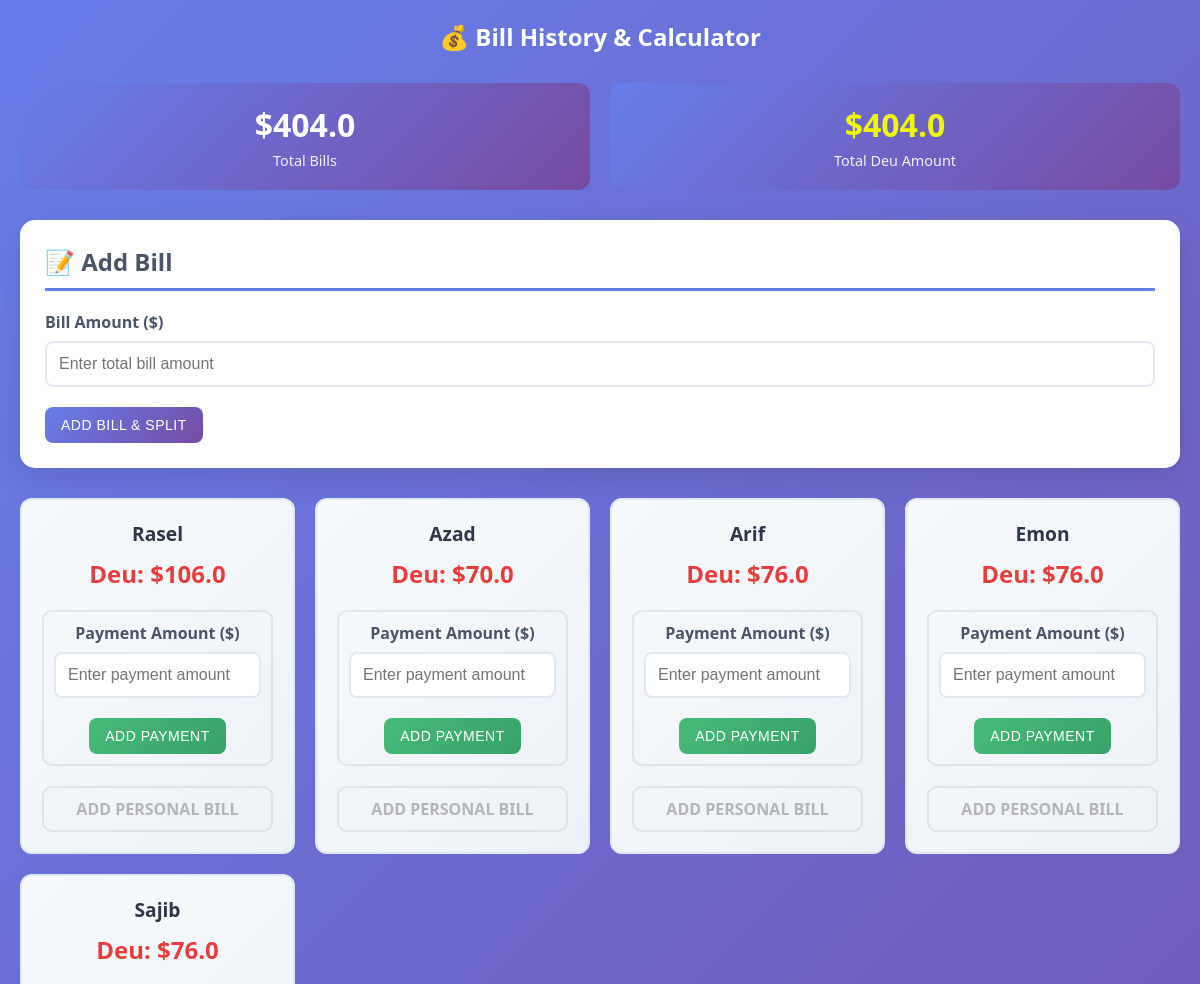
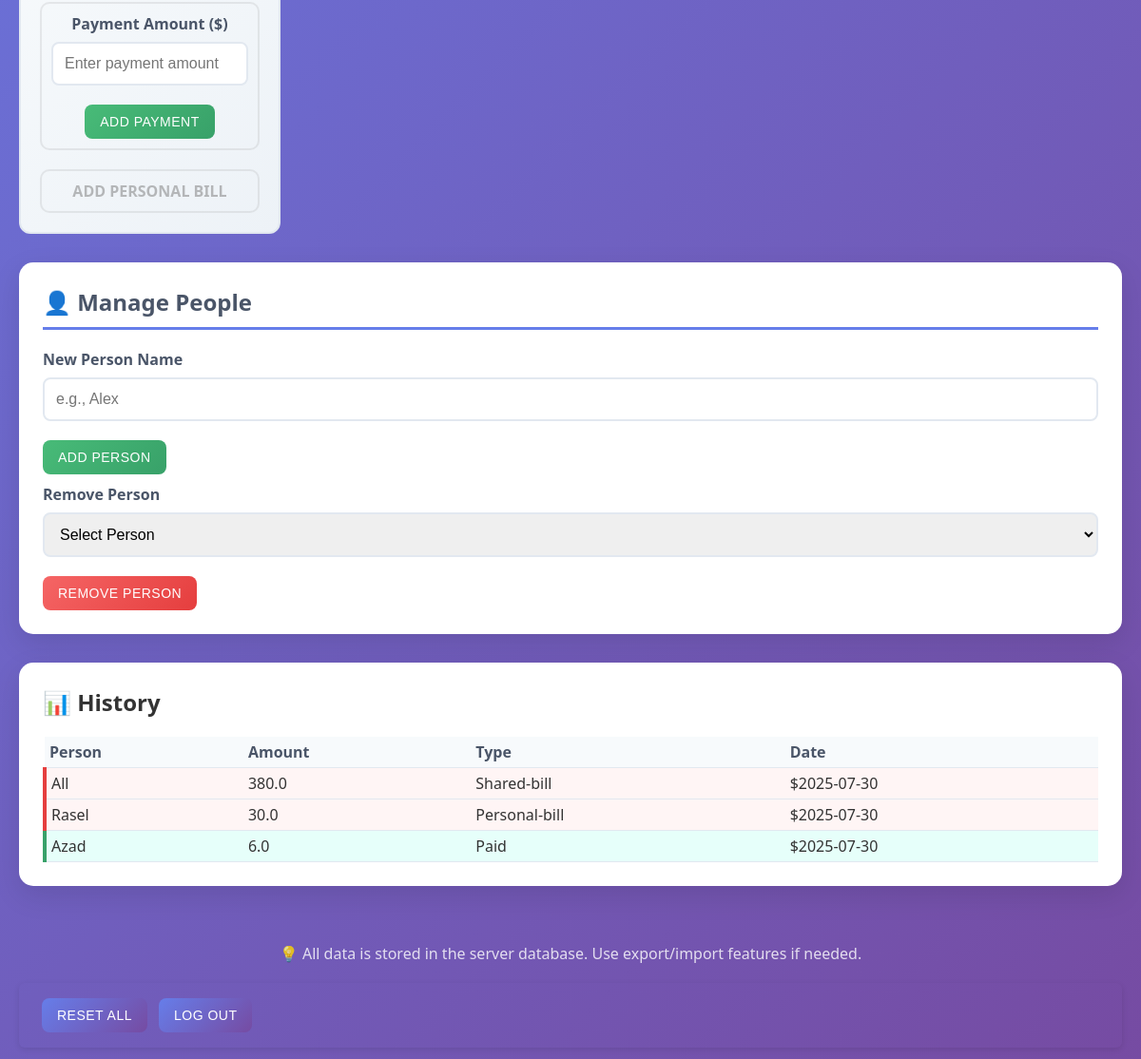
The page / (signed in) on the database as committed earlier (2 pictures, top to bottom).
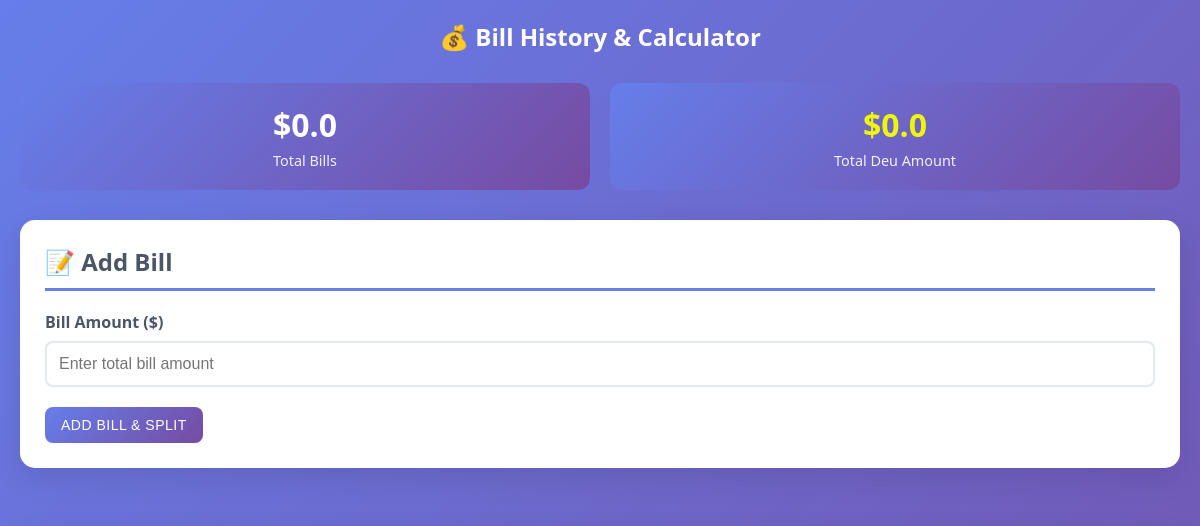
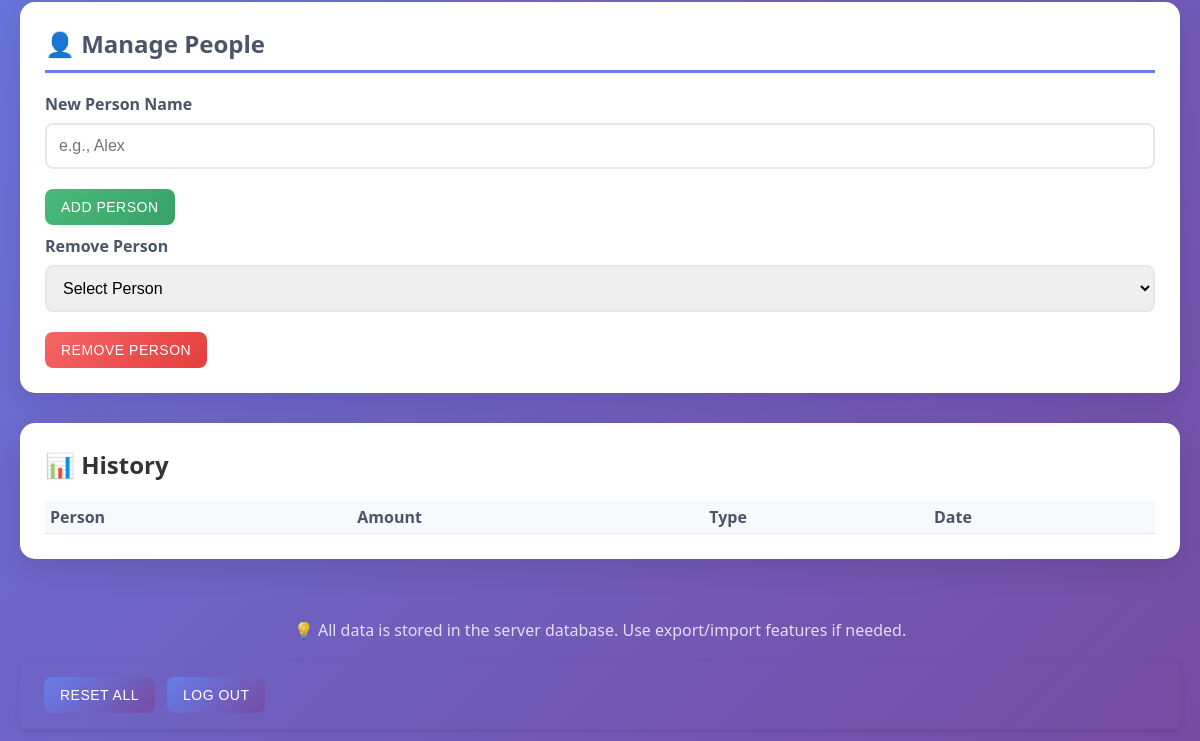
The same page on the database as committed later (2 pictures, top to bottom).
### models.py (models this page shows)
class Bill(db.Model):
    id = db.Column(db.Integer, primary_key=True)
    bill_amount = db.Column(db.Float)
    deu_amount = db.Column(db.Float)

class Person(db.Model):
    id = db.Column(db.Integer, primary_key=True)
    due = db.Column(db.Float)
    name = db.Column(db.String(100))

class History(db.Model):
    id = db.Column(db.Integer, primary_key=True)
    name = db.Column(db.String(100))
    amount = db.Column(db.Float)
    bill_type = db.Column(db.String(100))
    date = db.Column(db.String(20))

### app.py (the view)
@app.route('/')
def index():
  if not session.get('logged_in'):
      return redirect(url_for('login'))
  people = Person.query.all()
  history = History.query.all()
  bill = Bill.query.first()
  if not bill:
      total_bill = 0.0
      total_due = 0.0
  else:
      total_bill = bill.bill_amount or 0.0
      total_due = bill.deu_amount or 0.0
  all_people = []
  all_history = []
  for person in people:
      all_people.append({
          'id': person.id,
          'name': person.name,
          'due': person.due or 0.0
      })
  for single_history in history:
      all_history.append({
          'name': single_history.name,
          'amount': single_history.amount,
          'bill_type': single_history.bill_type,
          'date': single_history.date
      })
  print(all_history)
  print(all_people)
  print(total_bill)
  print(total_due)
  return render_template(
      'index.html',
      total_bill=total_bill,
      total_due=total_due,
      all_people=all_people,
      all_history=all_history
  )

### app.py (called while the page is built)
@app.before_request
def create_tables():
    db.create_all()
    if not Bill.query.first():
      db.session.add(Bill(bill_amount=0, deu_amount=0))
    db.session.commit()

### templates/index.html (shortened to what this page needs)
<!DOCTYPE html>
<html lang="en">
<head>
  <link rel="stylesheet" href="{{ url_for('static', filename='style.css') }}" />
</head>
<body>
  <div class="container">
    <div class="header">
      <h2>💰 Bill History & Calculator</h2>
    </div>
    <div class="stats-grid">
      <div class="stat-card">
        <h3 id="totalBills">${{ total_bill }}</h3>
        <p>Total Bills</p>
      </div>
      <div class="stat-card total-deu">
        <h3 id="totalOutstanding"
          class="due-amount {% if total_bill >= total_due %}positive{% elif total_bill < total_due %}negative{% endif %}">
          ${{ total_due }}</h3>
        <p>Total Deu Amount</p>
      </div>
    </div>
    <div class="main-content">
      <div class="card">
        <h2>📝 Add Bill</h2>
        <form method="POST" action="/add-shared-bill">
          <div class="form-group">
            <label>Bill Amount ($)</label>
            <input type="number" name="amount" step="0.01" required placeholder="Enter total bill amount" />
          </div>
          <button type="submit" class="btn">Add Bill & Split</button>
        </form>
      </div>
    </div>
    <div class="dashboard">
      <div id="peopleGrid" class="people-grid">
        {% if all_people != blank %}
        {% for person in all_people %}
        <div class="person-card">
          <h3>{{ person.name }}</h3>
          <div
            class="due-amount {% if person.due > 0 %}positive{% elif person.due < 0 %}negative{% else %}zero{% endif %}">
            {% if person.due > 0 %}Deu: {% elif person.due < 0 %}Savings: {% endif %}${{ person.due }} </div>
              <form method="POST" action="/add-payment">
                <div class="form-group">
                  <label>Payment Amount ($)</label>
                  <input type="number" name="amount" step="0.01" required placeholder="Enter payment amount" />
                </div>
                <button type="submit" class="btn btn-secondary">Add Payment</button>
              </form>
              <details>
                <summary>Add Personal bill</summary>
              </details>
          </div>
          {% endfor %}
          {% endif %}
        </div>
      </div>
      <div class="card" style="margin-top: 30px;">
        <h2>👤 Manage People</h2>
        <form method="POST" action="/add-person" style="margin-bottom: 10px;">
          <div class="form-group">
            <label>New Person Name</label>
            <input type="text" name="name" required placeholder="e.g., Alex" />
          </div>
          <button type="submit" class="btn btn-secondary">Add Person</button>
        </form>
        <form method="POST" action="/remove-person">
          <div class="form-group">
            <label>Remove Person</label>
            <select name="person_id" required>
              <option value="">Select Person</option>
            </select>
          </div>
          <button type="submit" class="btn btn-danger">Remove Person</button>
        </form>
      </div>
      <div class="history-section">
        <h2>📊 History</h2>
        <div style="overflow-x: auto;">
          <table class="history-table">
            <thead>
              <tr>
                <th>Person</th>
                <th>Amount</th>
                <th>Type</th>
                <th>Date</th>
              </tr>
            </thead>
            <tbody>
              {% if all_history != blank %}
              {% for single_history in all_history %}
              <tr class="{% if single_history.bill_type == 'Paid' %}bill-entry{% else %}payment-entry{% endif %}">
                <td>{{ single_history.name }}</td>
                <td>{{ single_history.amount }}</td>
                <td>{{ single_history.bill_type }}</td>
                <td>${{ single_history.date }}</td>
              </tr>
              {% endfor %}
              {% endif %}
            </tbody>
          </table>
        </div>
      </div>
      <div style="text-align: center; margin-top: 40px; padding: 20px; color: white; opacity: 0.8;">
        <p>💡 All data is stored in the server database. Use export/import features if needed.</p>
      </div>
      <header>
        <div class="actions">
          <button type="button" class="btn btn-reset" onclick="openModal()">Reset All</button>
          <form method="POST" action="/logout">
            <button type="submit" class="btn btn-logout">Log Out</button>
          </form>
        </div>
      </header>
    </div>
</body>
</html>

### static/style.css (style rules this page uses)
* { margin: 0; padding: 0; box-sizing: border-box; }
body { font-family: 'Segoe UI', Tahoma, Geneva, Verdana, sans-serif; background: linear-gradient(135deg, #667eea 0%, #764ba2 100%); min-height: 100vh; color: #333; }
.container { max-width: 1200px; margin: 0 auto; padding: 20px; }
.header { text-align: center; margin-bottom: 30px; color: white; }
.main-content { display: grid; gap: 30px; margin-bottom: 30px; }
.card { background: white; border-radius: 15px; padding: 25px; box-shadow: 0 10px 30px rgba(0,0,0,0.1); transition: transform 0.3s ease, box-shadow 0.3s ease; }
.card h2 { color: #4a5568; margin-bottom: 20px; font-size: 1.5rem; border-bottom: 3px solid #667eea; padding-bottom: 10px; }
.form-group { margin-bottom: 20px; }
.form-group label { display: block; margin-bottom: 8px; font-weight: 600; color: #4a5568; }
.form-group input, .form-group select, .form-group textarea { width: 100%; padding: 12px; border: 2px solid #e2e8f0; border-radius: 8px; font-size: 1rem; transition: border-color 0.3s ease, box-shadow 0.3s ease; }
.btn { background: linear-gradient(135deg, #667eea 0%, #764ba2 100%); color: white; border: none; padding: 12px 25px; border-radius: 8px; font-size: 1rem; font-weight: 600; cursor: pointer; transition: all 0.3s ease; text-transform: uppercase; letter-spacing: 0.5px; }
.btn-secondary { background: linear-gradient(135deg, #48bb78 0%, #38a169 100%); }
.btn-danger { background: linear-gradient(135deg, #f56565 0%, #e53e3e 100%); }
.due-amount { font-size: 1.5rem; font-weight: bold; margin-bottom: 15px; }
.due-amount.positive { color: #e53e3e; }
.total-deu .due-amount.positive { color: #eff709; }
.history-section { grid-column: 1 / -1; background: white; border-radius: 15px; padding: 25px; box-shadow: 0 10px 30px rgba(0,0,0,0.1); margin-top: 30px; }
.history-table { width: 100%; border-collapse: collapse; margin-top: 20px; font-size: 9px; }
.history-table th, .history-table td { padding: 5px; text-align: left; border-bottom: 1px solid #e2e8f0; }
.history-table th { background: #f7fafc; font-weight: 600; color: #4a5568; }
.stats-grid { display: grid; grid-template-columns: repeat(auto-fit, minmax(200px, 1fr)); gap: 20px; margin-bottom: 30px; }
.stat-card { background: linear-gradient(135deg, #667eea 0%, #764ba2 100%); color: white; padding: 20px; border-radius: 12px; text-align: center; }
.stat-card h3 { font-size: 2rem; margin-bottom: 5px; }
.stat-card p { opacity: 0.9; font-size: 0.9rem; }
@media (min-width: 990px) { .history-table { font-size: inherit; } }
header { padding: 16px 24px; display: flex; justify-content: space-between; align-items: center; box-shadow: 0 2px 6px rgba(0, 0, 0, 0.1); border-radius: 6px; }
.actions { display: flex; gap: 12px; }
.actions form { margin: 0; }
.btn { padding: 10px 16px; border: none; border-radius: 8px; font-weight: 500; font-size: 14px; cursor: pointer; transition: background 0.3s ease; }
.btn-reset { background-color: #e53935; color: white; }
.btn-logout { background-color: #424242; color: white; }

Rows that differ between the two databases and show on the page:
no longer on this page (row edited): Bill: bill_amount "404.0", deu_amount "404.0"
removed Person: name "Rasel", shows "Deu:", due "106.0"
removed Person: name "Azad", shows "Deu:", due "70.0"
removed Person: name "Arif", shows "Deu:", due "76.0"
removed Person: name "Emon", shows "Deu:", due "76.0"
removed Person: name "Sajib", shows "Deu:", due "76.0"
removed History: name "All", amount "380.0", bill_type "Shared-bill", date "2025-07-30"
removed History: name "Rasel", amount "30.0", bill_type "Personal-bill", date "2025-07-30"
removed History: name "Azad", amount "6.0", bill_type "Paid", date "2025-07-30"
Other text that changed with them:
{{ total_bill }}: (not shown) → "0.0"
{{ total_due }}: (not shown) → "0.0"
